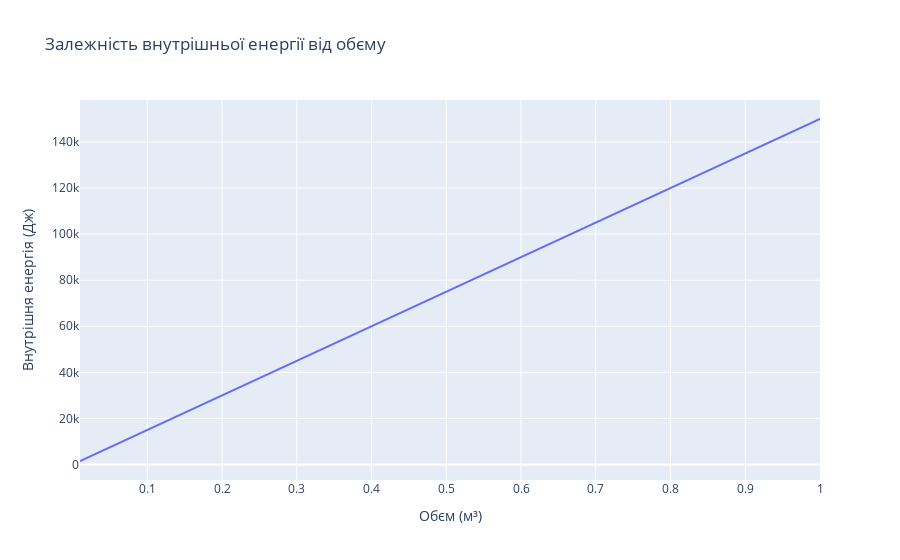

Here is the notebook cell this chart was saved with:
### Code cell
# Інтерактивна візуалізація залежності від об'єму
V_values = np.linspace(0.01, 1, 100)  # Об'єм від 0.01 м³ до 1 м³
p = 100000  # Постійний тиск у Па
U_v_values = internal_energy_pv(p, V_values)

fig_v = go.Figure()
fig_v.add_trace(go.Scatter(x=V_values, y=U_v_values, mode='lines', name='U(V)'))
fig_v.update_layout(
    title='Залежність внутрішньої енергії від обєму',
    xaxis_title='Обєм (м³)',
    yaxis_title='Внутрішня енергія (Дж)',
    template='plotly'
)

fig_v.show()
